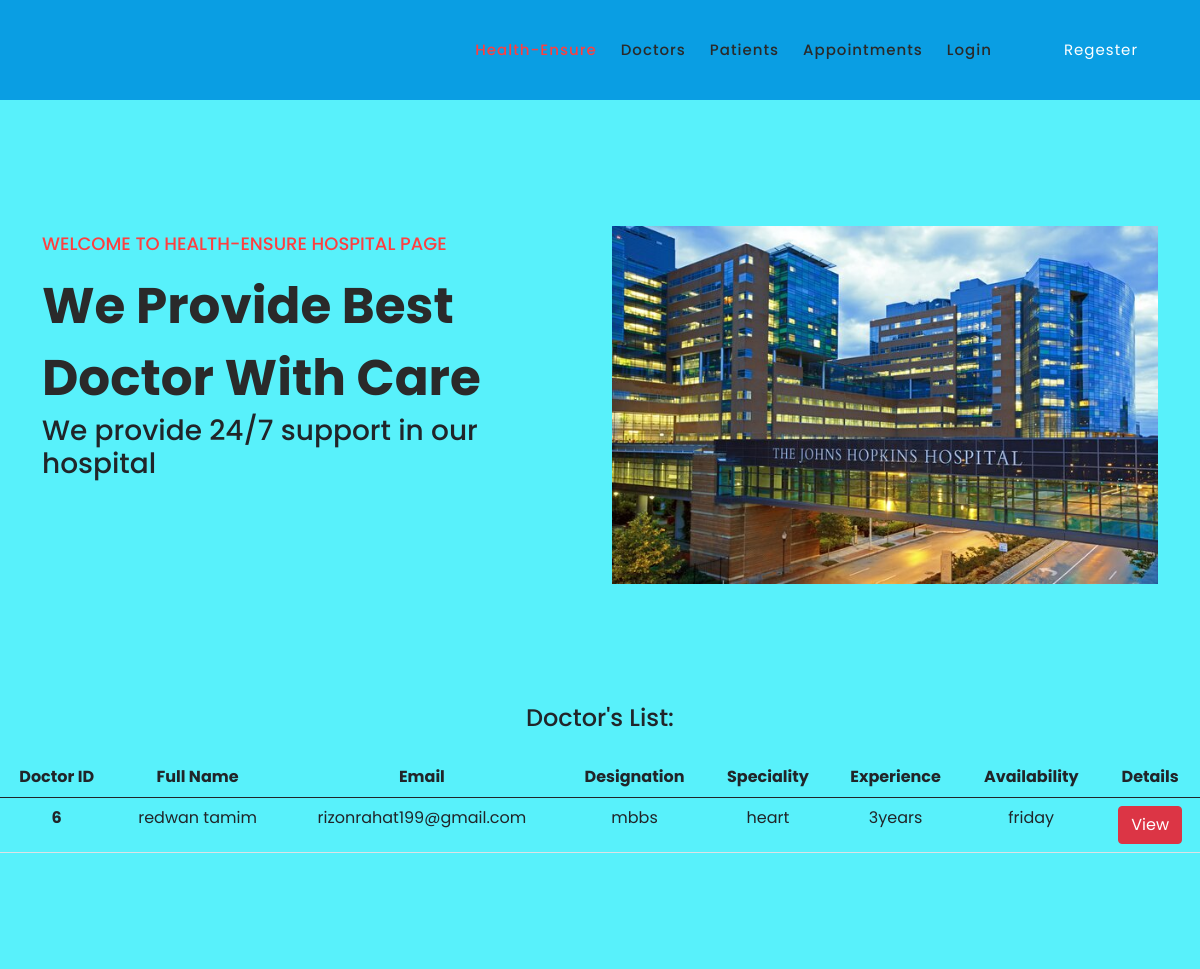
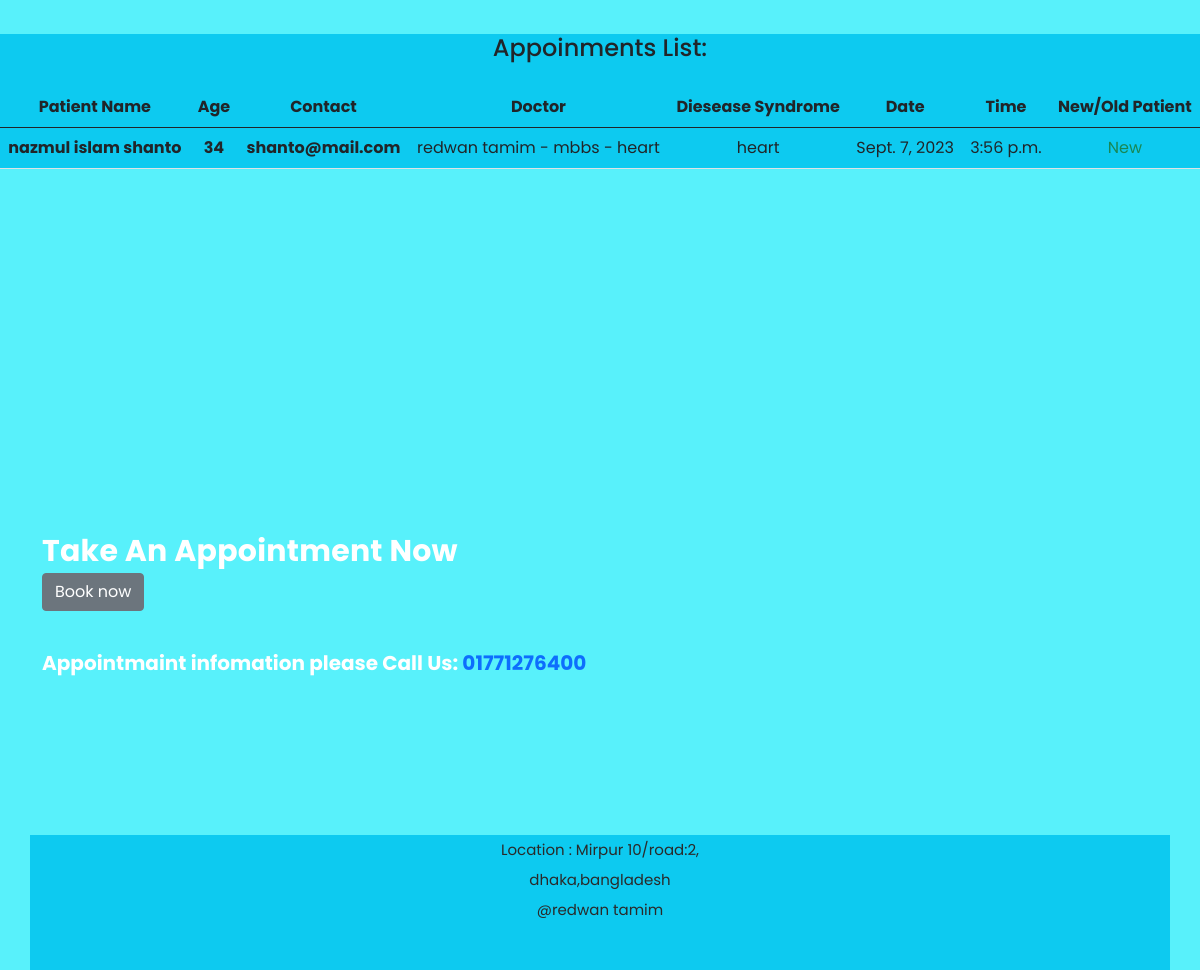
The page / on the database its author committed (2 pictures, top to bottom).
### doctors/models.py (models this page shows)
class DoctorModel(models.Model):
    doctor_id = models.AutoField(primary_key=True)
    account = models.ForeignKey(Account, on_delete=models.CASCADE, related_name='doctor', null=True, blank=True)
    designation = models.CharField(max_length=255)
    speciality = models.CharField(max_length=255)
    experience = models.CharField(max_length=255)
    date_joined = models.DateTimeField(auto_now_add=True)
    APPOINTMENT_DAYS_CHOICES = [
        ('monday', 'Monday'),
        ('tuesday', 'Tuesday'),
        ('wednesday', 'Wednesday'),
        ('thursday', 'Thursday'),
        ('friday', 'Friday'),
        ('saturday', 'Saturday'),
        ('sunday', 'Sunday'),
    ]
    appointment_available_days = models.CharField(max_length=100, choices=APPOINTMENT_DAYS_CHOICES, blank=True, null=True)
    def __str__(self):
        return str(self.account.first_name + " " + self.account.last_name + ' - ' + self.designation + ' - ' + self.speciality)

### accounts/models.py (models this page shows, shortened)
class Account(AbstractBaseUser):
    first_name      = models.CharField(max_length=50)
    last_name       = models.CharField(max_length=50)
    username        = models.CharField(max_length=50, unique=True)
    email           = models.EmailField(max_length=100, unique=True)
    phone_number    = models.CharField(max_length=50)
    date_joined     = models.DateTimeField(auto_now_add=True)
    last_login      = models.DateTimeField(auto_now=True)
    is_admin        = models.BooleanField(default=False)
    is_staff        = models.BooleanField(default=False)
    is_active       = models.BooleanField(default=False)
    is_superadmin   = models.BooleanField(default=False)
    USERNAME_FIELD = 'email'
    REQUIRED_FIELDS = ['username', 'first_name', 'last_name']
    objects = MyAccountManager()

### patients/models.py (models this page shows, shortened)
class AppointmentModel(models.Model):
    patient_name = models.CharField(max_length=255)
    patient_contact = models.CharField(max_length=255)
    patient_age = models.IntegerField()
    doctor = models.ForeignKey(DoctorModel, on_delete=models.CASCADE, related_name='appointment')
    date = models.DateField()
    time = models.TimeField()
    disease_syndrome = models.CharField(max_length=255, null=True, blank=True)
    is_new = models.BooleanField(default=True)
    appointment_time = models.DateTimeField(auto_now_add=True)

### neutrino/views.py (the view)
# urls.py: 2. Add a URL to urlpatterns:  path('', views.home, name='home')
def home(request):
    doctors = DoctorModel.objects.all().order_by('-date_joined')
    appointments = AppointmentModel.objects.all().order_by('-date')
    return render(request, "index.html", {'doctors': doctors, 'appointments': appointments})

### templates/index.html
{% extends "base.html" %}
{% load static %}
{% block content %}
<div class="main-banner wow fadeIn" id="top">
  <div class="container">
    <div class="row">
      <div class="col-lg-12">
        <div class="row">
          <div class="col-lg-6 align-self-center">
            <div class="left-content header-text wow">
              <h6>Welcome to Health-Ensure hospital page</h6>
              <h2>We Provide Best  Doctor  With Care</h2>
              <h3>We provide 24/7 support in our hospital</h3>
              <form id="search" action="#" method="GET">
              </form>
            </div>
          </div>
          <div class="col-lg-6">
            <div class="right-image ">
              <img src="{% static 'assets/images/main.jpg' %}" alt="team meeting">
            </div>
          </div>
        </div>
      </div>
    </div>
  </div>
</div>
<h4  style="text-align:center;">Doctor's List:</h4> <br>
<table class="table table-hover p-5" style="padding:20px;text-align:center;">
  <thead>
    <tr>
      <th scope="col">Doctor ID</th>
      <th scope="col">Full Name</th>
      <th scope="col">Email</th>
      <th scope="col">Designation</th>
      <th scope="col">Speciality</th>
      <th scope="col">Experience</th>
      <th scope="col">Availability</th>
      <th scope="col">Details</th>
    </tr>
  </thead>
  <tbody>
    {% for doctor in doctors %}
    <tr>
      <th scope="row">{{doctor.doctor_id}}</th>
      <td>{{doctor.account.first_name}} {{doctor.account.last_name}}</td>
      <td>{{doctor.account.email}}</td>
      <td>{{doctor.designation}}</td>
      <td>{{doctor.speciality}}</td>
      <td>{{doctor.experience}}</td>
      <td>{{doctor.appointment_available_days}}</td>
      <td><a href="{% url 'doctor_details' doctor.doctor_id %}" class="btn btn-danger">View</a></td>
    </tr>
    {% endfor %}
  </tbody>
</table>
<div class="doctor-list bg-info" style="margin-top:150px; text-align:center;">
  <h4  style="text-align:center;">Appoinments List:</h4> <br>
<table class="table table-hover p-5" style="padding:20px;text-align:center;">
<thead>
<tr>
<th scope="col">Patient Name</th>
<th scope="col">Age</th>
<th scope="col">Contact</th>
<th scope="col">Doctor</th>
<th scope="col">Diesease Syndrome</th>
<th scope="col">Date</th>
<th scope="col">Time</th>
<th scope="col">New/Old Patient</th>
</tr>
</thead>
<tbody>
{% for appointment in appointments %}
<tr>
<th scope="row">{{appointment.patient_name}}</th>
<th scope="row">{{appointment.patient_age}}</th>
<th scope="row">{{appointment.patient_contact}}</th>
<td>{{appointment.doctor}}</td>
<td>{{appointment.disease_syndrome}}</td>
<td>{{appointment.date}}</td>
<td>{{appointment.time}}</td>
  {% if appointment.is_new %}
  <td class="text-success">New</td>
  {% else %}
  <td class="text-danger">Old</td>
  {% endif %}
</tr>
{% endfor %}
</tbody>
</table>
</div>
<div id="contact" class="contact-us section bg-success-subtle" style="margin-top:200px;">
  <div class="container">
    <div class="row">
      <div class="col-lg-6 align-self-center" >
        <div class="section-heading">
          <h2>Take an appointment now</h2>
          <a class="btn btn-secondary" href="{% url 'appointments' %}">Book now</a>
          <div class="phone-info">
            <h4>Appointmaint infomation please Call Us: <a href="#">01771276400</a></h4>
          </div>
        </div>
      </div>
    </div>
  </div>
</div>
{% endblock  %}

### templates/base.html (shortened to what this page needs)
{% load static %}
<!DOCTYPE html>
<html lang="en">
  <head>
    <link href="{% static 'vendor/bootstrap/css/bootstrap.min.css' %}" rel="stylesheet">
    <link rel="stylesheet" href="{% static 'assets/css/fontawesome.css' %}">
    <link rel="stylesheet" href="{% static 'assets/css/templatemo-space-dynamic.css' %}">
    <link rel="stylesheet" href="{% static 'assets/css/animated.css' %}">
    <link rel="stylesheet" href="{% static 'assets/css/owl.css' %}">
  </head>
<body>
  <header class="header-area header-sticky wow slideInDown bg-success-subtle d-flex">
    <div class="container">
      <div class="row">
        <div class="col-12">
          <nav class="main-nav">
            <ul class="nav">
              <li class="scroll-to-section"><a href="{% url 'home' %}" class="active">Health-Ensure</a></li>
              <li class="scroll-to-section"><a href="{% url 'doctors' %}">Doctors</a></li>
              <li class="scroll-to-section"><a href="{% url 'patients' %}">Patients</a></li>
              <li class="scroll-to-section"><a href="{% url 'appointments' %}">appointments</a></li>
              {% if not user.is_authenticated %}
              <li class="scroll-to-section"><a href="{% url 'login' %}">Login</a></li>
              <li class="scroll-to-section"><a href="{% url 'register' %}">Regester</a></li>
              {% else %}
              <li class="scroll-to-section"><a href="{% url 'dashboard' %}">Admin</a></li>
              <li class="scroll-to-section"><a href="{% url 'logout' %}">Logout</a></li>
              <li class="scroll-to-section"><div class="main-red-button"><a>{{request.user.first_name}}</a></div></li>
              {% endif %}
            </ul>
          </nav>
        </div>
      </div>
    </div>
  </header>
  {% block content %}
  {% endblock %}
  <footer>
    <div class="container bg-info d-flex justify-content-center mt-16 pt-16">
      <div class="row">
          <p>Location : Mirpur 10/road:2,<br>dhaka,bangladesh<br>@redwan tamim</p>
        </div>
    </div>
  </footer>
</body>
</html>

### static/assets/css/templatemo-space-dynamic.css (style rules this page uses)
html, body, div, span, applet, object, iframe, h1, h2, h3, h4, h5, h6, p, blockquote, div pre, a, abbr, acronym, address, big, cite, code, del, dfn, em, font, img, ins, kbd, q, s, samp, small, strike, strong, sub, sup, tt, var, b, u, i, center, dl, dt, dd, ol, ul, li, figure, header, nav, section, article, aside, footer, figcaption { margin: 0; padding: 0; border: 0; outline: 0; }
ul, li { padding: 0; margin: 0; list-style: none; }
header, nav, section, article, aside, footer, hgroup { display: block; }
* { box-sizing: border-box; }
html, body { font-family: 'Poppins', sans-serif; font-weight: 400; background-color: #7ee9f5; -ms-text-size-adjust: 100%; -webkit-font-smoothing: antialiased; -moz-osx-font-smoothing: grayscale; }
a { text-decoration: none !important; }
h1, h2, h3, h4, h5, h6 { margin-top: 0px; margin-bottom: 0px; }
ul { margin-bottom: 0px; }
p { font-size: 15px; line-height: 30px; color: #2a2a2a; }
img { width: 100%; overflow: hidden; }
html, body { background: #58f1fb; font-family: 'Poppins', sans-serif; }
.section-heading h2 { font-size: 30px; text-transform: capitalize; color: #2a2a2a; font-weight: 700; letter-spacing: 0.25px; position: relative; z-index: 2; line-height: 44px; }
.header-area { background-color: #0a9ee3; position: absolute; top: 0px; left: 0px; right: 0px; z-index: 100; height: 100px; -webkit-transition: all .5s ease 0s; -moz-transition: all .5s ease 0s; -o-transition: all .5s ease 0s; transition: all .5s ease 0s; }
.header-area .main-nav { min-height: 80px; background: transparent; }
.header-area .main-nav .nav { float: right; margin-top: 30px; margin-right: 0px; background-color: transparent; -webkit-transition: all 0.3s ease 0s; -moz-transition: all 0.3s ease 0s; -o-transition: all 0.3s ease 0s; transition: all 0.3s ease 0s; position: relative; z-index: 999; }
.header-area .main-nav .nav li { padding-left: 20px; padding-right: 20px; }
.header-area .main-nav .nav li:last-child { padding-right: 0px; padding-left: 40px; }
.header-area .main-nav .nav li:last-child a , .background-header .main-nav .nav li:last-child a { color: #fff !important; padding: 0px 20px; font-weight: 400; }
.header-area .main-nav .nav li a { display: block; font-weight: 500; font-size: 15px; color: #2a2a2a; text-transform: capitalize; -webkit-transition: all 0.3s ease 0s; -moz-transition: all 0.3s ease 0s; -o-transition: all 0.3s ease 0s; transition: all 0.3s ease 0s; height: 40px; line-height: 40px; border: transparent; letter-spacing: 1px; }
.header-area .main-nav .nav li a { color: #2a2a2a; }
.header-area .main-nav .nav li:hover a, .header-area .main-nav .nav li a.active { color: #fe3f40!important; }
.header-area.header-sticky { min-height: 80px; }
.header-area .nav { margin-top: 30px; }
.header-area.header-sticky .nav li a.active { color: #fe3f40; }
@media (max-width: 1200px) { .header-area .main-nav .nav li { padding-left: 12px; padding-right: 12px; } }
@media (max-width: 1200px) { .header-area .main-nav:before { display: none; } }
@media (min-width: 767px) { .header-area .main-nav .nav { display: flex !important; } }
.main-banner { background-repeat: no-repeat; background-position: center center; background-size: cover; padding: 226px 0px 120px 0px; position: relative; overflow: hidden; }
.main-banner:after { content: ''; background-image: url(../images/baner-dec-left.png); background-repeat: no-repeat; position: absolute; left: 0; top: 100px; width: 193px; height: 467px; }
.main-banner:before { content: ''; background-image: url(../images/baner-dec-right.png); background-repeat: no-repeat; position: absolute; right: 0; top: 100px; width: 98px; height: 290px; }
.main-banner .left-content { margin-right: 45px; }
.main-banner .left-content h6 { text-transform: uppercase; font-size: 18px; color: #fe3f40; margin-bottom: 15px; }
.main-banner .left-content h2 { font-size: 50px; font-weight: 700; color: #2a2a2a; line-height: 72px; }
.main-banner .left-content form { margin-top: 30px; width: 470px; height: 66px; position: relative; }
.contact-us { padding: 160px 0px; background-repeat: no-repeat; background-position: center center; background-size: cover; }
.contact-us .section-heading h2, .contact-us .section-heading h2 em, .contact-us .section-heading h2 span { color: #fff; }
.phone-info { margin-top: 40px; }
.phone-info h4 { font-size: 20px; font-weight: 700; color: #fff; }
footer p { text-align: center; margin: 30px 0px 45px 0px; }

### rows shown on the page
DoctorModel: doctor_id "6", account.first_name "redwan", account.last_name "tamim", account.email "rizonrahat199@gmail.com", designation "mbbs", speciality "heart", experience "3years", appointment_available_days "friday"
AppointmentModel: patient_name "nazmul islam shanto", patient_age "34", patient_contact "shanto@mail.com", doctor "redwan tamim - mbbs - heart", disease_syndrome "heart", date "Sept. 7, 2023", time "3:56 p.m.", is_new "New"
